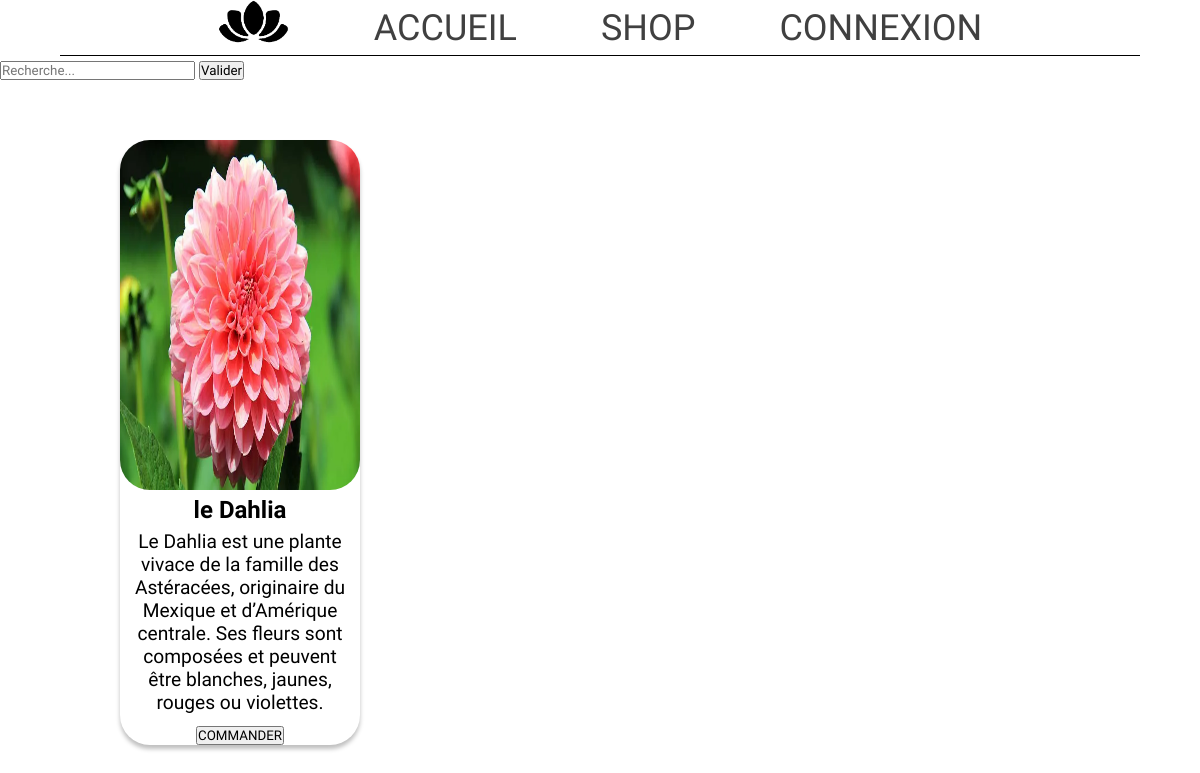
Screenshot of /shop_research.php?recherche=le Dahlia with the database file from the repository.
### tables this page shows
CREATE TABLE IF NOT EXISTS `t_produit` (
  `idProduit` int(11) NOT NULL AUTO_INCREMENT,
  `Designation` varchar(100) NOT NULL,
  `prix` float NOT NULL,
  `Stock` int(11) NOT NULL,
  `Description` varchar(255) NOT NULL,
  `Image` varchar(100) NOT NULL,
  `idCategorie` int(11) NOT NULL,
  PRIMARY KEY (`idProduit`),
  KEY `T_PRODUIT_T_CATEGORIE0_FK` (`idCategorie`)
);

### shop_research.php (the view, shortened to what this page needs)
<?php include 'header.php'?>
    <main>
        <section>
            <?php
                include "connection.php";
                $sql='SELECT * FROM t_produit;';
                if(isset($_GET["recherche"]) and !empty($_GET["recherche"])){
                    $recherche= htmlspecialchars($_GET["recherche"]);
                    $sql='SELECT * FROM t_produit WHERE Designation LIKE "%'.$recherche.'%";';
                }
                $table = $dbh->query($sql);
                ?>
                <form method="get">
                    <input type="search" name="recherche" id="recherche" placeholder="Recherche..." onfocusout="verif()" />
                    <input type="submit" value="Valider" />
                </form>
                <div id="shop">
                <?php
                    if($table -> rowCount() > 0){ ?>
                        <form action="info-produit.php" method="get">
                        <ul>
                            <?php
                                foreach ($table as $ligne) {
                                    echo '<div class="card">
                                            <img src="./images/'.$ligne['Image'].'" alt="'.$ligne['Designation'].'">
                                            <h2>'.$ligne['Designation'].'</h2>
                                            <p>'.$ligne['Description'].'</p>
                                            <form>
                                                <button type="submit" id="commande_'.$ligne['idProduit'].'">COMMANDER</button>
                                            </form>
                                        </div>';
                                }
                            ?>
                        </ul>
                        </form></div><?php
                    }else { ?>
                        <div>Aucun résultat pour: <?  $recherche ?> ...</div>
                        <?php } ?>
        </section>
    </main>
</body>
</html>

### css/index.css (style rules this page uses)
* { margin: 0; padding: 0; font-family: 'Amatic SC'; }
h2 { font-family: 'Amatic SC'; }
main { width: 100%; height: 90%; margin-bottom: 10%; }
body { width: 100%; height: 100%; }
@media screen and (min-width: 600px) { main { margin-top: 5%; } }
#shop { margin-top: 5%; width: 80%; height: fit-content; margin-left: auto; margin-right: auto; display: flex; flex-direction: row; flex-wrap: wrap; justify-content: space-around; gap: 5em; align-content: center; align-items: center; }
.card { position: relative; box-shadow: 0px 4px 4px rgba(0, 0, 0, 0.25); border-radius: 30px; width: 25%; height: fit-content; display: flex; flex-direction: column; flex-wrap: nowrap; align-content: center; justify-content: flex-start; align-items: center; text-align: center; }
.card img { width: 100%; height: 350px; border-radius: 30px; }
.card>h2 { width: 100%; height: 10%; border-radius: 30px; margin-top: 2.5%; margin-bottom: 2.5%; font-size: 2vw; }
.card>p { width: 90%; height: 10%; overflow: hidden; font-size: larger; margin-bottom: 5%; }

### rows the page displays
t_produit: Image (picture), Designation "le Dahlia", Description "Le Dahlia est une plante vivace de la famille des Astéracées, originaire du Mexique et d’Amérique centrale. Ses fleurs sont composées et peuvent être blanches, jaunes, rouges ou violettes."
